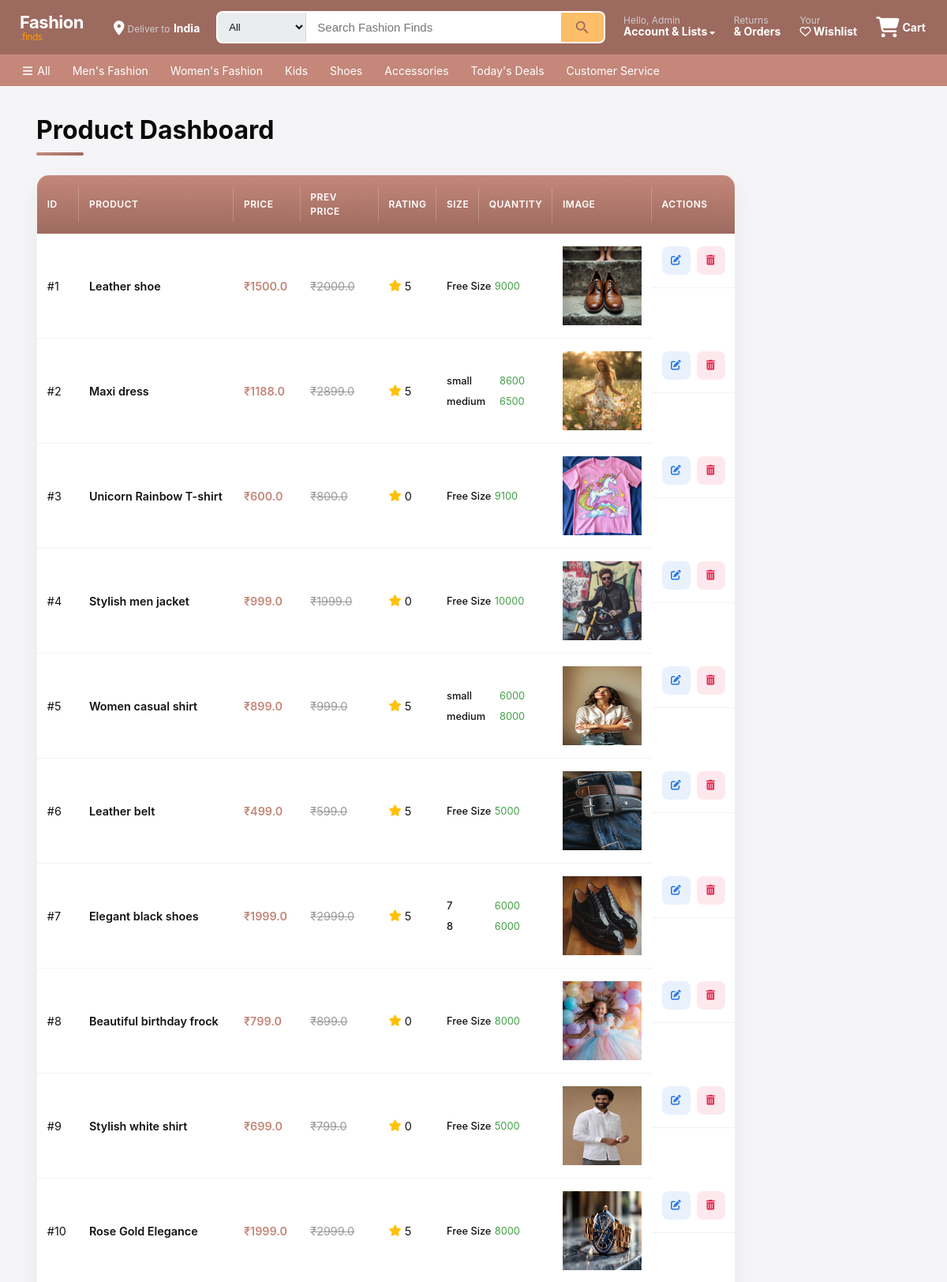
The page /admin/view_products (signed in, upper part) on the database its author committed.
### app/models.py (models this page shows, shortened)
class User(db.Model, UserMixin):
    __tablename__ = 'users'
    id = db.Column(db.Integer, primary_key=True)
    name = db.Column(db.String(100), nullable=False)
    phone = db.Column(db.String(15), nullable=False)
    email = db.Column(db.String(100), unique=True, nullable=False)
    password = db.Column(db.String(255), nullable=False)
    address = db.Column(db.Text, nullable=False)
    state = db.Column(db.String(50), nullable=False)
    city = db.Column(db.String(50), nullable=False)
    pincode = db.Column(db.String(10), nullable=False)
    reset_token = db.Column(db.String(255), nullable=True)
    reset_token_expiry = db.Column(db.DateTime, nullable=True)
    approved = db.Column(db.Boolean, default=False)
    role = db.Column(db.String(10), nullable=False)

class Product(db.Model):
    __tablename__ = 'products'
    id = db.Column(db.Integer, primary_key=True)
    product_name = db.Column(db.String(100), nullable=False)
    product_picture = db.Column(db.String(1000), nullable=False)
    current_price = db.Column(db.Float, nullable=False)
    previous_price = db.Column(db.Float, nullable=False)
    description = db.Column(db.String(2000), nullable=True)
    color = db.Column(db.String(15))
    rating = db.Column(db.Integer, default=0)
    sale = db.Column(db.Boolean, default=False)
    discount = db.Column(db.Integer, nullable=True, default=0)
    category = db.Column(db.String(100), nullable=False)
    brand_id = db.Column(db.Integer, db.ForeignKey('brands.id'), nullable=True)
    count = db.Column(db.Integer, nullable=False, default=0)
    quantity_size = db.relationship('ProductSize', backref='product', lazy=True, cascade="all, delete-orphan")
    carts = db.relationship('Cart', backref='cart_product', lazy=True, cascade="all, delete-orphan")
    wishlists = db.relationship('Wishlist', backref='wishlist_product', lazy=True, cascade="all, delete-orphan")
    order_items = db.relationship('OrderItem', backref='product', lazy=True, cascade="all, delete-orphan")

class ProductSize(db.Model):
    __tablename__ = 'product_sizes'
    id = db.Column(db.Integer, primary_key=True)
    product_id = db.Column(db.Integer, db.ForeignKey('products.id'), nullable=False)
    size = db.Column(db.String(50), nullable=False, default="No size")
    quantity = db.Column(db.Integer, nullable=False, default=0)

### app/admin.py (the view)
@admin.route('/view_products')
def view_products():
    if not current_user.is_authenticated:
        flash('Unauthorized access', 'danger')
        return redirect(url_for('auth.login'))
    if current_user.role != 'admin':
        flash('Unauthorized access', 'danger')
        return redirect(url_for('views.homepage'))
    products = Product.query.all()
    return render_template('view_products.html', products=products)

### app/templates/view_products.html (shortened to what this page needs)
{% extends "base.html" %}
{% block content %}
<div class="container">
    <div class="dashboard-header">
        <h2>Product Dashboard</h2>
    </div>
    <div class="table-container">
        <table>
            <thead>
                <tr>
                    <th>ID</th>
                    <th>Product</th>
                    <th>Price</th>
                    <th>Prev Price</th>
                    <th>Rating</th>
                    <th>Size</th>
                    <th>Quantity</th>
                    <th>Image</th>
                    <th>Actions</th>
                </tr>
            </thead>
            <tbody>
                {% for item in products %}
                    <tr>
                        <td>#{{ item.id }}</td>
                        <td class="product-name">{{ item.product_name }}</td>
                        <td class="current-price">₹{{ item.current_price }}</td>
                        <td class="previous-price">₹{{ item.previous_price }}</td>
                        <td class="product-rating">
                            <div class="rating-display">
                                <i class="fas fa-star"></i>
                                <span>{{ item.rating }}</span>
                            </div>
                        </td>
                        <td class="product-inventory" colspan="2">
                            <table class="size-quantity-table">
                                {% for sizes in item.quantity_size %}
                                <tr>
                                    <td class="size-value">{{ sizes.size }}</td>
                                    <td class="quantity-value {% if sizes.quantity < 10 %}low-stock{% else %}in-stock{% endif %}">
                                        {{ sizes.quantity }}
                                    </td>
                                </tr>
                                {% endfor %}
                            </table>
                        </td>
                        <td class="product-image">
                        {% if item.product_picture %}
                            <img src="{{ url_for('admin.get_image', filename=item.product_picture) }}"
                                 alt="{{ item.product_name }}"
                                 width="100"
                                 height="100">
                        {% else %}
                            No Image
                        {% endif %}
                        </td>
                        <td class="actions-cell">
                            <a href="{{ url_for('admin.update_item', product_id=item.id ) }}" class="btn-action update-btn" title="Edit">
                                <i class="fas fa-edit"></i>
                            </a>
                            <a href="{{ url_for('admin.delete_item', id=item.id ) }}" class="btn-action delete-btn" title="Delete" onclick="return confirmDelete(this.href);">
                                <i class="fas fa-trash-alt"></i>
                            </a>
                        </td>
                    </tr>
                {% endfor %}
            </tbody>
        </table>
    </div>
</div>
{% endblock %}

### app/templates/navbar.html (shortened to what this page needs)
<div class="nav-container">
    <div class="navbar-top">
        <div class="logo">
            <a href="/">Fashion<span class="logo-accent">.finds</span></a>
        </div>
        <div class="deliver-to">
            <i class="fas fa-location-dot"></i>
            <div>
                <span class="deliver-label">Deliver to</span>
                <span class="deliver-value">India</span>
            </div>
        </div>
        <div class="nav-search">
            <form action="{{ url_for('views.search') }}" method="GET" class="search-bar">
                <select name="category" class="search-category">
                    <option value="">All</option>
                </select>
                <input type="text" name="query" class="search-input"
                       placeholder="Search Fashion Finds" required>
                <button type="submit" class="search-button">
                </button>
            </form>
        </div>
        <div class="nav-actions">
            <div class="dropdown">
                <a href="{{ url_for('auth.account') }}" class="nav-action-item">
                    <span class="nav-action-label">Hello, {% if current_user.is_authenticated %}{{ current_user.name }}{% else %}sign in{% endif %}</span>
                    <span class="nav-action-value">Account & Lists <i class="fas fa-caret-down" style="font-size:10px"></i></span>
                </a>
            </div>
            <a href="{{ url_for('views.my_orders') }}" class="nav-action-item">
                <span class="nav-action-label">Returns</span>
                <span class="nav-action-value">& Orders</span>
            </a>
            <a href="/wishlist" class="nav-action-item">
                <span class="nav-action-label">Your</span>
                <span class="nav-action-value"><i class="far fa-heart"></i> Wishlist</span>
            </a>
            <a href="/cart" class="nav-cart">
                <span class="cart-icon-wrap">
                    <i class="fas fa-shopping-cart"></i>
                </span>
                <span class="cart-label">Cart</span>
            </a>
        </div>
    </div>
    <div class="navbar-bottom">
        <div class="navbar-bottom-inner">
            <a href="/" class="nav-cat-link"><i class="fas fa-bars"></i> All</a>
            <a href="{{ url_for('views.products_by_category', category_name='Men') }}" class="nav-cat-link">Men's Fashion</a>
            <a href="{{ url_for('views.products_by_category', category_name='Women') }}" class="nav-cat-link">Women's Fashion</a>
            <a href="{{ url_for('views.products_by_category', category_name='Kids') }}" class="nav-cat-link">Kids</a>
            <a href="{{ url_for('views.products_by_category', category_name='Shoes') }}" class="nav-cat-link">Shoes</a>
            <a href="{{ url_for('views.products_by_category', category_name='Accessories') }}" class="nav-cat-link">Accessories</a>
            <a href="{{ url_for('views.search') }}?query=sale" class="nav-cat-link">Today's Deals</a>
            <a href="{{ url_for('views.contact') }}" class="nav-cat-link">Customer Service</a>
        </div>
    </div>
</div>

### app/static/css/style.css (style rules this page uses)
*, *::before, *::after { margin: 0; padding: 0; box-sizing: border-box; }
:root { --primary-dark: #131921; --primary: #232F3E; --primary-light: #37475A; --accent: #FF9900; --accent-light: #FEBD69; --accent-hover: #E88B00; --bg: #EAEDED; --bg-white: #FFFFFF; --text: #0F1111; --text-secondary: #565959; --text-light: #767676; --link: #007185; --link-hover: #C7511F; --price: #B12704; --deal: #CC0C39; --success: #067D62; --border: #D5D9D9; --border-light: #E7E7E7; --shadow: 0 2px 5px rgba(15, 17, 17, 0.15); --shadow-lg: 0 4px 16px rgba(15, 17, 17, 0.2); --radius: 8px; --radius-sm: 4px; --transition: all 0.2s ease; }
html { height: 100%; scroll-behavior: smooth; }
body { font-family: "Arial", "Helvetica Neue", Helvetica, sans-serif; background-color: var(--bg); color: var(--text); min-height: 100vh; display: flex; flex-direction: column; line-height: 1.5; -webkit-font-smoothing: antialiased; overflow-x: hidden; }
a { text-decoration: none; color: var(--link); }
img { max-width: 100%; display: block; }
.nav-container { position: sticky; top: 0; z-index: 1000; background: var(--primary-dark); }
.navbar-top { display: flex; align-items: center; gap: 12px; padding: 8px 16px; max-width: 1500px; margin: 0 auto; }
.logo { flex-shrink: 0; margin-right: 8px; }
.logo a { display: flex; flex-direction: column; color: #fff; text-decoration: none; font-size: 22px; font-weight: 700; letter-spacing: -0.5px; padding: 4px 8px; border: 1px solid transparent; border-radius: var(--radius-sm); line-height: 1.1; }
.logo .logo-accent { color: var(--accent); font-size: 12px; font-weight: 400; }
.deliver-to { display: flex; align-items: center; gap: 4px; color: #fff; padding: 4px 8px; border: 1px solid transparent; border-radius: var(--radius-sm); cursor: pointer; flex-shrink: 0; }
.deliver-to i { font-size: 18px; color: #fff; }
.deliver-to .deliver-label { font-size: 12px; color: #CCC; line-height: 1; }
.deliver-to .deliver-value { font-size: 14px; font-weight: 700; color: #fff; line-height: 1.2; }
.nav-search { flex: 1; max-width: 780px; }
.search-bar { display: flex; width: 100%; border-radius: var(--radius); overflow: hidden; background: #fff; border: 2px solid transparent; transition: border-color 0.15s; }
.search-category { padding: 8px 10px; border: none; background: var(--bg); color: var(--text); font-size: 13px; border-right: 1px solid var(--border); cursor: pointer; min-width: 80px; }
.search-input { flex: 1; border: none; padding: 10px 14px; font-size: 15px; color: var(--text); outline: none; background: #fff; min-width: 0; }
.search-input::placeholder { color: var(--text-light); }
.search-button { background: var(--accent-light); border: none; padding: 0 16px; cursor: pointer; display: flex; align-items: center; transition: background 0.15s; }
.search-icon { width: 22px; height: 22px; fill: var(--primary-dark); }
.nav-actions { display: flex; align-items: center; gap: 2px; flex-shrink: 0; }
.nav-action-item { display: flex; flex-direction: column; align-items: flex-start; padding: 6px 10px; border: 1px solid transparent; border-radius: var(--radius-sm); color: #fff; cursor: pointer; text-decoration: none; white-space: nowrap; position: relative; }
.nav-action-label { font-size: 12px; color: #CCC; line-height: 1; }
.nav-action-value { font-size: 14px; font-weight: 700; line-height: 1.2; }
.nav-cart { display: flex; align-items: center; gap: 4px; padding: 6px 10px; border: 1px solid transparent; border-radius: var(--radius-sm); color: #fff; text-decoration: none; position: relative; }
.nav-cart .cart-icon-wrap { position: relative; font-size: 26px; }
.nav-cart .cart-label { font-size: 14px; font-weight: 700; }
.dropdown { position: relative; }
.navbar-bottom { background: var(--primary); border-top: 1px solid rgba(255,255,255,0.08); }
.navbar-bottom-inner { display: flex; align-items: center; gap: 2px; max-width: 1500px; margin: 0 auto; padding: 0 16px; overflow-x: auto; scrollbar-width: none; }
.nav-cat-link { display: flex; align-items: center; gap: 6px; padding: 8px 12px; color: #fff; font-size: 14px; font-weight: 400; text-decoration: none; border: 1px solid transparent; border-radius: var(--radius-sm); white-space: nowrap; transition: var(--transition); }
.nav-cat-link i { font-size: 14px; }
html, body { overflow-x: hidden; }
form { display: block; }

### rows shown on the page
User: name "Admin"
Product: id "1", product_name "Leather shoe", current_price "1500.0", previous_price "2000.0", rating "5", product_picture (picture)
ProductSize: size "Free Size", quantity "9000"
Product: id "2", product_name "Maxi dress", current_price "1188.0", previous_price "2899.0", rating "5", product_picture (picture)
ProductSize: size "small", quantity "8600"
ProductSize: size "medium", quantity "6500"
Product: id "3", product_name "Unicorn Rainbow T-shirt", current_price "600.0", previous_price "800.0", rating "0", product_picture (picture)
ProductSize: size "Free Size", quantity "9100"
Product: id "4", product_name "Stylish men jacket", current_price "999.0", previous_price "1999.0", rating "0", product_picture (picture)
ProductSize: size "Free Size", quantity "10000"
Product: id "5", product_name "Women casual shirt", current_price "899.0", previous_price "999.0", rating "5", product_picture (picture)
ProductSize: size "small", quantity "6000"
ProductSize: size "medium", quantity "8000"
Product: id "6", product_name "Leather belt", current_price "499.0", previous_price "599.0", rating "5", product_picture (picture)
ProductSize: size "Free Size", quantity "5000"
Product: id "7", product_name "Elegant black shoes", current_price "1999.0", previous_price "2999.0", rating "5", product_picture (picture)
ProductSize: size "7", quantity "6000"
ProductSize: size "8", quantity "6000"
Product: id "8", product_name "Beautiful birthday frock", current_price "799.0", previous_price "899.0", rating "0", product_picture (picture)
ProductSize: size "Free Size", quantity "8000"
Product: id "9", product_name "Stylish white shirt", current_price "699.0", previous_price "799.0", rating "0", product_picture (picture)
ProductSize: size "Free Size", quantity "5000"
Product: id "10", product_name "Rose Gold Elegance", current_price "1999.0", previous_price "2999.0", rating "5", product_picture (picture)
ProductSize: size "Free Size", quantity "8000"
